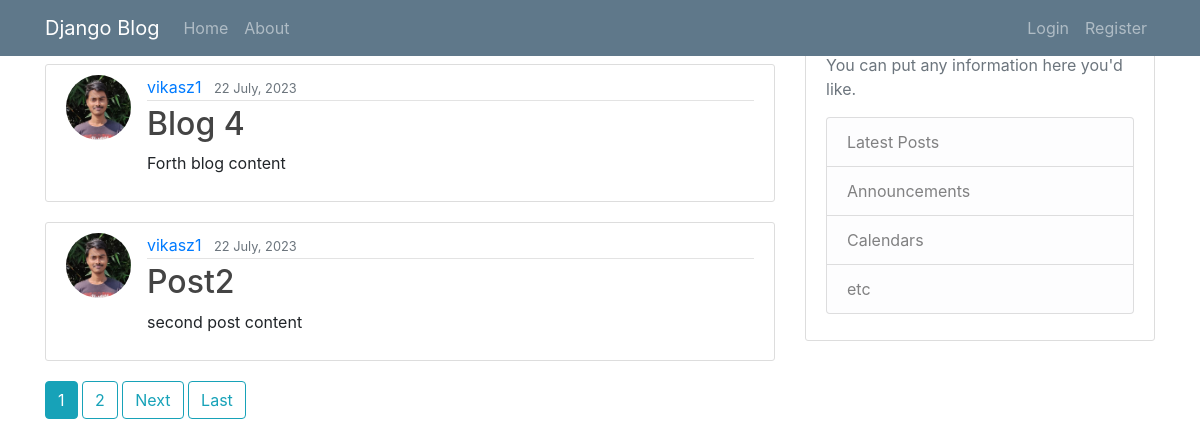
The page /user/vikasz1 on the database as committed earlier.
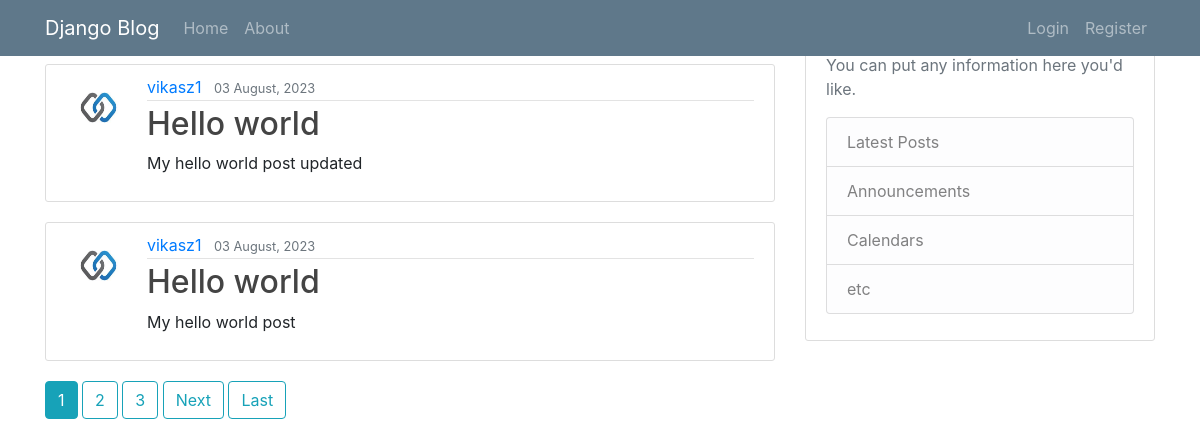
The same page on the database as committed later.
### blog/models.py (models this page shows, shortened)
class Post(models.Model):
    title = models.CharField(max_length=100)
    content = models.TextField()
    date_posted = models.DateTimeField(default=timezone.now)
    author = models.ForeignKey(User, on_delete=models.CASCADE)

### users/models.py (models this page shows, shortened)
class Profile(models.Model):
    user  = models.OneToOneField(User,on_delete=models.CASCADE)
    image = models.ImageField(default='default.png',upload_to='profile_pics')

### blog/views.py (the view)
# urls.py: path('user/<str:username>', UserPostListView.as_view(), name="user-posts"),
class UserPostListView(ListView):
    model = Post
    template_name = 'blog/user_posts.html'    # <app>/<model>_<viewtype>.html
    context_object_name = 'posts'
    paginate_by=2
    def get_queryset(self):
        user = get_object_or_404(User,username=self.kwargs.get('username'))
        return Post.objects.filter(author=user).order_by('-date_posted')

### blog/templates/blog/user_posts.html (shortened to what this page needs)
{% extends "blog/base.html" %}
{% block content %}
<h1 class="mb-3">Post by {{ view.kwargs.username }} ( {{ page_obj.paginator.count }} )</h1>
{% for post in posts %}
<article class="media content-section">
  <img class="rounded-circle article-img" src="{{ post.author.profile.image.url }}" alt="">
  <div class="media-body">
    <div class="article-metadata">
      <a class="mr-2" href="{% url 'user-posts' post.author.username %}">{{ post.author }}</a>
      <small class="text-muted">{{ post.date_posted | date:"d F, Y" }}</small>
    </div>
    <h2><a class="article-title" href="{% url 'post-detail' post.id %}">{{ post.title }}</a></h2>
    <p class="article-content">{{ post.content }}</p>
  </div>
</article>
{% endfor %}
{% if is_paginated %}
{% for num in page_obj.paginator.page_range %}
{% if page_obj.number == num %}
<a class="btn btn-info mb-4" href="?page={{ num }}">{{ num }}</a>
{% elif num > page_obj.number|add:'-3' and num < page_obj.number|add:'3' %}
<a class="btn btn-outline-info mb-4" href="?page={{ num }}">{{ num }}</a>
{% endif %}
 {% endfor %}
 {% if page_obj.has_next %}
 <a class="btn btn-outline-info mb-4" href="?page={{ page_obj.next_page_number}}">Next</a>
 <a class="btn btn-outline-info mb-4" href="?page={{ page_obj.paginator.num_pages }}">Last</a>
{% endif %}
 {% endif %}
  {% endblock content%}

### blog/templates/blog/base.html (shortened to what this page needs)
{% load static %}
<!DOCTYPE html>
<html lang="en">
<head>
  <link rel="stylesheet" type="text/css" href="{% static 'blog/main.css' %}">
  <link rel="stylesheet" type="text/css" href="{% static 'blog/style.css' %}">
</head>
<body>
  <header class="site-header">
    <nav class="navbar navbar-expand-md navbar-dark bg-steel fixed-top">
      <div class="container">
        <a class="navbar-brand " href="{% url 'blog-home' %}">Django Blog</a>
        <div class="collapse navbar-collapse" id="navbarToggle">
          <div class="navbar-nav mr-auto">
            <a class="nav-item nav-link" href="{% url 'blog-home' %}">Home</a>
            <a class="nav-item nav-link" href="{% url 'blog-about' %}">About</a>
          </div>
          <div class="navbar-nav">
            {% if user.is_authenticated %}
              <a class="nav-item nav-link" href="{% url 'profile' %}">Profile</a>
              <a class="nav-item nav-link" href="{% url 'post-create' %}">New Post</a>
              <a class="nav-item nav-link" href="{% url 'logout' %}">Logout</a>
            {% else %}
              <a class="nav-item nav-link" href="{% url 'login' %}">Login</a>
              <a class="nav-item nav-link" href="{% url 'register' %}">Register</a>
            {% endif %}
          </div>
        </div>
      </div>
    </nav>
  </header>
  <main role="main" class="container">
    <div class="row">
      <div class="col-md-8">
        {% block content %}{% endblock %}
      </div>
      <div class="col-md-4">
        <div class="content-section">
          <h3>Our Sidebar</h3>
          <p class='text-muted'>You can put any information here you'd like.
          <ul class="list-group">
            <li class="list-group-item list-group-item-light">Latest Posts</li>
            <li class="list-group-item list-group-item-light">Announcements</li>
            <li class="list-group-item list-group-item-light">Calendars</li>
            <li class="list-group-item list-group-item-light">etc</li>
          </ul>
          </p>
        </div>
      </div>
    </div>
  </main>
</body>
</html>

### blog/static/blog/main.css (style rules this page uses)
body { background: #fafafa; color: #333333; margin-top: 5rem; }
h1, h2, h3, h4, h5, h6 { color: #444444; }
ul { margin: 0; }
.bg-steel { background-color: #5f788a; }
.site-header .navbar-nav .nav-link { color: #cbd5db; }
.content-section { background: #ffffff; padding: 10px 20px; border: 1px solid #dddddd; border-radius: 3px; margin-bottom: 20px; }
.article-title { color: #444444; }
.article-content { white-space: pre-line; }
.article-img { height: 65px; width: 65px; margin-right: 16px; }
.article-metadata { padding-bottom: 1px; margin-bottom: 4px; border-bottom: 1px solid #e3e3e3 }

Rows that differ between the two databases and show on the page:
no longer on this page (row unchanged): Post: author.profile.image (picture), author "vikasz1", date_posted "22 July, 2023", title "Blog 4", content "Forth blog content"
removed Post: author.profile.image (picture), author "vikasz1", date_posted "22 July, 2023", title "Post2", content "second post content"
added Post: author.profile.image (picture), author "vikasz1", date_posted "03 August, 2023", title "Hello world", content "My hello world post updated"
added Post: author.profile.image (picture), author "vikasz1", date_posted "03 August, 2023", title "Hello world", content "My hello world post"
Other text that changed with them:
new list line: "3"
